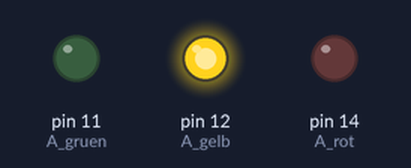
Simulated run of this sketch. Board: Arduino Uno, built with avr-gcc and run on an emulated ATmega328P. Parts: output pins drawn as LEDs (lit = HIGH).

Above: at 0.2 s.
At 5.2 s:
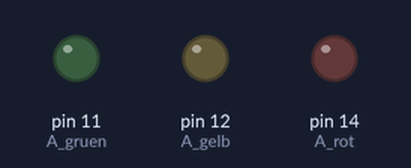
Timing chart, 0 to 13.0 s (numbered marks = the images above):
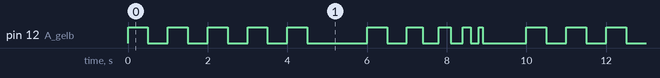

Measured:
- by itself, pin 12 (A_gelb): repeats every 10.0 s: 4 × (LOW 0.50 s, HIGH 0.50 s), LOW 1.5 s, HIGH 0.50 s, LOW 0.50 s, HIGH 0.40 s, LOW 0.40 s, HIGH 0.30 s, LOW 0.30 s, HIGH 0.20 s, LOW 0.20 s, HIGH 0.10 s, LOW 1.1 s, HIGH 0.50 s
- by itself, everything shown: repeats every 10.0 s, in 20 steps

The sketch:

GelbBlinkt5-mal.ino
```cpp
// =====================================================================
// Gelb blinkt 5-mal
// Mit einer for-Schleife - ohne die Zeilen fuenfmal zu kopieren.
// =====================================================================

int A_rot = 14;  int A_gelb = 12;  int A_gruen = 11;

void gelbBlinkt() {
  // 5 Durchgaenge: i = 0, 1, 2, 3, 4
  for (int i = 0; i < 5; i++) {
    digitalWrite(A_gelb, HIGH);
    delay(500);
    digitalWrite(A_gelb, LOW);
    delay(500);
  }
}

// Extra: das Blinken wird von Mal zu Mal schneller.
void gelbBlinktSchneller() {
  // rueckwaerts zaehlen: 5, 4, 3, 2, 1
  for (int i = 5; i > 0; i--) {
    digitalWrite(A_gelb, HIGH);
    delay(i * 100);    // erst 500 ms, dann 400, 300
    digitalWrite(A_gelb, LOW);
    delay(i * 100);
  }
}

void setup() {
  pinMode(A_rot,   OUTPUT);
  pinMode(A_gelb,  OUTPUT);
  pinMode(A_gruen, OUTPUT);
}

void loop() {
  gelbBlinkt();
  delay(1000);

  gelbBlinktSchneller();
  delay(1000);
}
```
